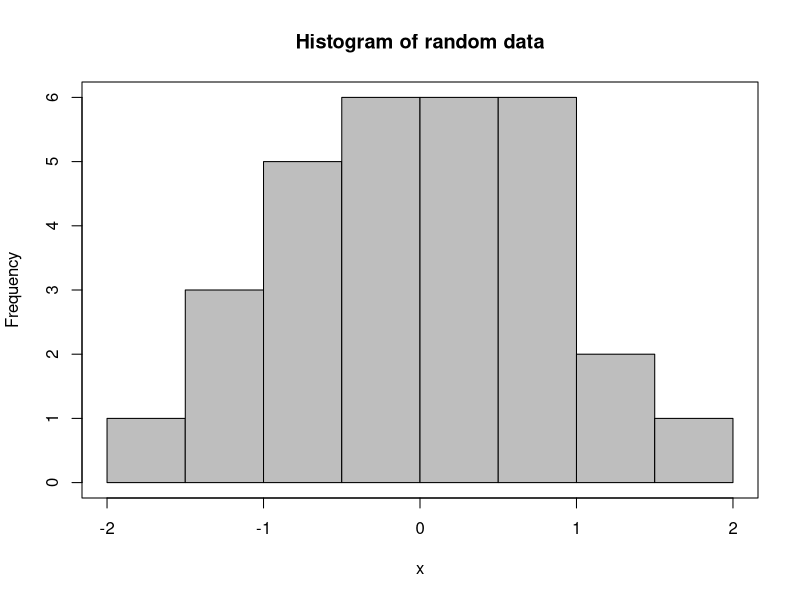

R code for this plot:
## ---- chunk 1
knitr::opts_chunk$set(echo = TRUE)
## ---- chunk 2
set.seed(1234567)
x=rnorm(30)
hist(x,col="gray",main="Histogram of random data")
box()
## ---- chunk 3
set.seed(1234567)
u=sample(0:1,50,replace=TRUE)
v=sample(0:1,50,replace=TRUE)
table(u,v)
## ---- chunk 4
require(knitr)
kable(table(u,v))
